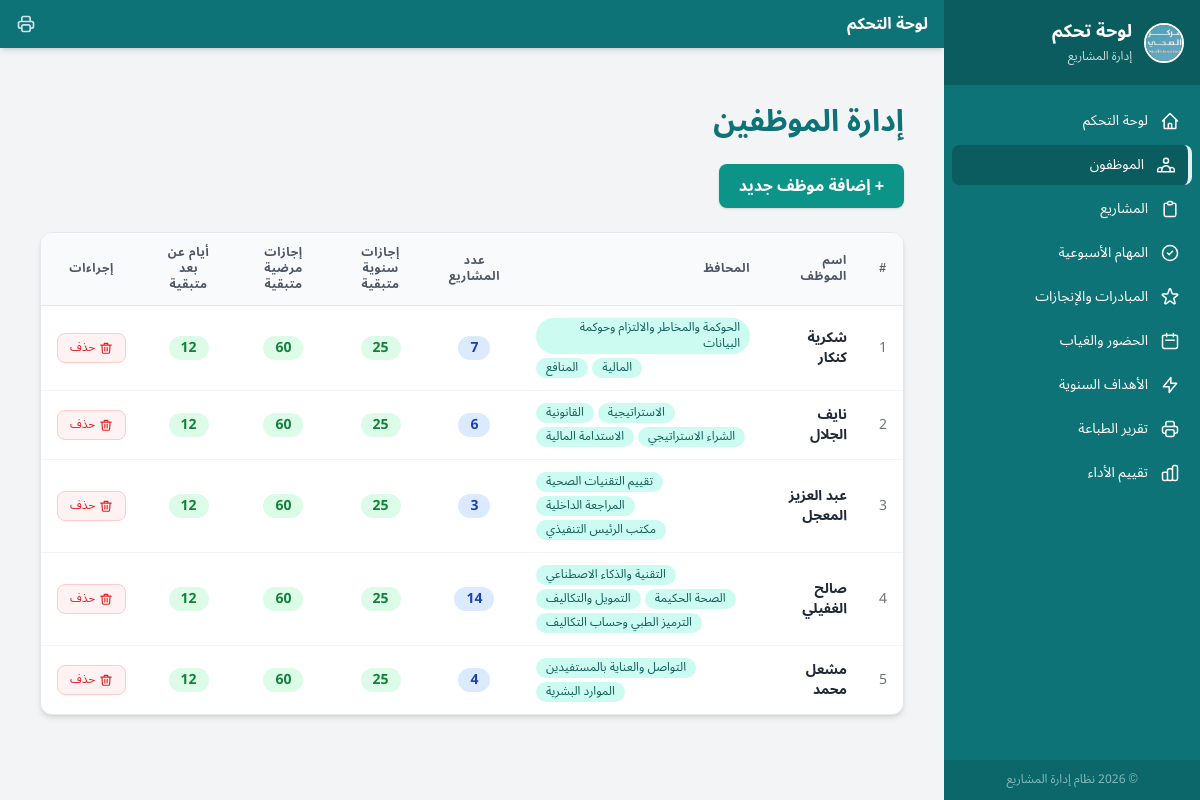
Page /employees (signed in) on the committed database.
### models.py (models this page shows)
class Employee(db.Model):
    __tablename__ = 'employees'
    id = db.Column(db.Integer, primary_key=True)
    name = db.Column(db.String(100), nullable=False)
    annual_leave_total = db.Column(db.Integer, default=25)
    sick_leave_total = db.Column(db.Integer, default=60)
    remote_days_total = db.Column(db.Integer, default=12)
    is_active = db.Column(db.Boolean, default=True)
    created_at = db.Column(db.DateTime, default=datetime.utcnow)
    portfolios = db.relationship('Portfolio', secondary=employee_portfolios, backref=db.backref('employees', lazy='dynamic'))
    projects = db.relationship('Project', backref='employee', lazy='dynamic')
    attendance_records = db.relationship('Attendance', backref='employee', lazy='dynamic')
    annual_goals = db.relationship('AnnualGoal', backref='employee', lazy='dynamic', order_by='AnnualGoal.id')
    def used_annual(self):
        return Attendance.query.filter_by(employee_id=self.id, status='annual').count()
    def used_sick(self):
        return Attendance.query.filter_by(employee_id=self.id, status='sick').count()
    def used_remote(self):
        return Attendance.query.filter_by(employee_id=self.id, status='remote').count()
    def remaining_annual(self):
        return self.annual_leave_total - self.used_annual()
    def remaining_sick(self):
        return self.sick_leave_total - self.used_sick()
    def remaining_remote(self):
        return self.remote_days_total - self.used_remote()

class Portfolio(db.Model):
    __tablename__ = 'portfolios'
    id = db.Column(db.Integer, primary_key=True)
    name = db.Column(db.String(200), nullable=False, unique=True)
    projects = db.relationship('Project', backref='portfolio', lazy='dynamic')

### app.py (the view)
@app.route('/employees')
@login_required
def employees_page():
    employees = Employee.query.filter_by(is_active=True).all()
    portfolios = Portfolio.query.order_by(Portfolio.name).all()
    return render_template('employees.html', employees=employees, portfolios=portfolios)

### app.py (called while the page is built)
def login_required(f):
    @wraps(f)
    def decorated_function(*args, **kwargs):
        if not session.get('logged_in'):
            return redirect(url_for('login'))
        return f(*args, **kwargs)
    return decorated_function

### templates/employees.html (shortened to what this page needs)
{% extends 'base.html' %}
{% block content %}
<div class="max-w-7xl mx-auto px-4 py-8" dir="rtl">
  <h1 class="text-3xl font-bold mb-6" style="color: #0D7377;">إدارة الموظفين</h1>
  <div x-data="{ showForm: false }" class="mb-6">
    <button
      @click="showForm = !showForm"
      class="inline-flex items-center gap-2 bg-teal-600 hover:bg-teal-700 text-white font-semibold px-5 py-2.5 rounded-lg shadow transition duration-200"
    >
      <span x-text="showForm ? '✕ إغلاق' : '+ إضافة موظف جديد'"></span>
    </button>
  </div>
  <div class="bg-white rounded-xl shadow-md overflow-hidden border border-gray-200">
    <div class="overflow-x-auto">
      <table class="min-w-full text-sm text-gray-700">
        <thead>
          <tr class="bg-gray-50 border-b border-gray-200 text-gray-600 uppercase text-xs tracking-wider">
            <th class="px-4 py-3 text-center font-semibold">#</th>
            <th class="px-4 py-3 text-right font-semibold">اسم الموظف</th>
            <th class="px-4 py-3 text-right font-semibold">المحافظ</th>
            <th class="px-4 py-3 text-center font-semibold">عدد المشاريع</th>
            <th class="px-4 py-3 text-center font-semibold">إجازات سنوية متبقية</th>
            <th class="px-4 py-3 text-center font-semibold">إجازات مرضية متبقية</th>
            <th class="px-4 py-3 text-center font-semibold">أيام عن بعد متبقية</th>
            <th class="px-4 py-3 text-center font-semibold">إجراءات</th>
          </tr>
        </thead>
        <tbody class="divide-y divide-gray-100">
          {% for employee in employees %}
          <tr class="hover:bg-teal-50 transition duration-150">
            <td class="px-4 py-3 text-center text-gray-500 font-medium">{{ loop.index }}</td>
            <td class="px-4 py-3 text-right font-semibold text-gray-800">{{ employee.name }}</td>
            <td class="px-4 py-3 text-right">
              {% if employee.portfolios %}
                <div class="flex flex-wrap gap-1 justify-end">
                  {% for portfolio in employee.portfolios %}
                    <span class="inline-block bg-teal-100 text-teal-800 text-xs font-medium px-2.5 py-0.5 rounded-full">
                      {{ portfolio.name }}
                    </span>
                  {% endfor %}
                </div>
              {% else %}
                <span class="text-gray-400 text-xs">—</span>
              {% endif %}
            </td>
            <td class="px-4 py-3 text-center">
              <span class="inline-block bg-blue-100 text-blue-800 font-semibold text-sm px-3 py-0.5 rounded-full">
                {{ employee.projects.count() }}
              </span>
            </td>
            <td class="px-4 py-3 text-center">
              {% set annual = employee.remaining_annual() %}
              <span class="inline-block font-bold text-sm px-3 py-0.5 rounded-full
                {% if annual > 5 %}bg-green-100 text-green-700
                {% elif annual >= 1 %}bg-orange-100 text-orange-700
                {% else %}bg-red-100 text-red-700{% endif %}">
                {{ annual }}
              </span>
            </td>
            <td class="px-4 py-3 text-center">
              {% set sick = employee.remaining_sick() %}
              <span class="inline-block font-bold text-sm px-3 py-0.5 rounded-full
                {% if sick > 5 %}bg-green-100 text-green-700
                {% elif sick >= 1 %}bg-orange-100 text-orange-700
                {% else %}bg-red-100 text-red-700{% endif %}">
                {{ sick }}
              </span>
            </td>
            <td class="px-4 py-3 text-center">
              {% set remote = employee.remaining_remote() %}
              <span class="inline-block font-bold text-sm px-3 py-0.5 rounded-full
                {% if remote > 5 %}bg-green-100 text-green-700
                {% elif remote >= 1 %}bg-orange-100 text-orange-700
                {% else %}bg-red-100 text-red-700{% endif %}">
                {{ remote }}
              </span>
            </td>
            <td class="px-4 py-3 text-center">
              <form
                method="POST"
                action="/employees/{{ employee.id }}/delete"
                onsubmit="return confirm('هل أنت متأكد من حذف الموظف {{ employee.name }}؟ سيتم حذف جميع البيانات المرتبطة به.');"
              >
                <button
                  type="submit"
                  class="inline-flex items-center gap-1 bg-red-50 hover:bg-red-100 text-red-600 hover:text-red-700 font-medium text-xs px-3 py-1.5 rounded-lg border border-red-200 hover:border-red-300 transition duration-200"
                >
                  <svg xmlns="http://www.w3.org/2000/svg" class="h-3.5 w-3.5" fill="none" viewBox="0 0 24 24" stroke="currentColor">
                    <path stroke-linecap="round" stroke-linejoin="round" stroke-width="2" d="M19 7l-.867 12.142A2 2 0 0116.138 21H7.862a2 2 0 01-1.995-1.858L5 7m5 4v6m4-6v6M9 7V4h6v3M3 7h18" />
                  </svg>
                  حذف
                </button>
              </form>
            </td>
          </tr>
          {% endfor %}
        </tbody>
      </table>
    </div>
  </div>
</div>
{% endblock %}

### templates/base.html (style rules this page uses)
* { font-family: 'Noto Sans Arabic', sans-serif; }

### rows in the picture
Employee: name "شكرية كنكار", projects.count "7", annual_leave_total "25", sick_leave_total "60", remote_days_total "12"
Portfolio: name "الحوكمة والمخاطر والالتزام وحوكمة البيانات"
Portfolio: name "المالية"
Portfolio: name "المنافع"
Employee: name "نايف الجلال", projects.count "6", annual_leave_total "25", sick_leave_total "60", remote_days_total "12"
Portfolio: name "الاستراتيجية"
Portfolio: name "القانونية"
Portfolio: name "الشراء الاستراتيجي"
Portfolio: name "الاستدامة المالية"
Employee: name "عبد العزيز المعجل", projects.count "3", annual_leave_total "25", sick_leave_total "60", remote_days_total "12"
Portfolio: name "تقييم التقنيات الصحية"
Portfolio: name "المراجعة الداخلية"
Portfolio: name "مكتب الرئيس التنفيذي"
Employee: name "صالح الغفيلي", projects.count "14", annual_leave_total "25", sick_leave_total "60", remote_days_total "12"
Portfolio: name "التقنية والذكاء الاصطناعي"
Portfolio: name "الصحة الحكيمة"
Portfolio: name "التمويل والتكاليف"
Portfolio: name "الترميز الطبي وحساب التكاليف"
Employee: name "مشعل محمد", projects.count "4", annual_leave_total "25", sick_leave_total "60", remote_days_total "12"
Portfolio: name "التواصل والعناية بالمستفيدين"
Portfolio: name "الموارد البشرية"

### other values in the picture
{{ label }} "لوحة التحكم" "الموظفون" "المشاريع" "المهام الأسبوعية" "المبادرات والإنجازات" "الحضور والغياب" "الأهداف السنوية" "تقرير الطباعة" "تقييم الأداء"
{{ 2026 }} "2026"
